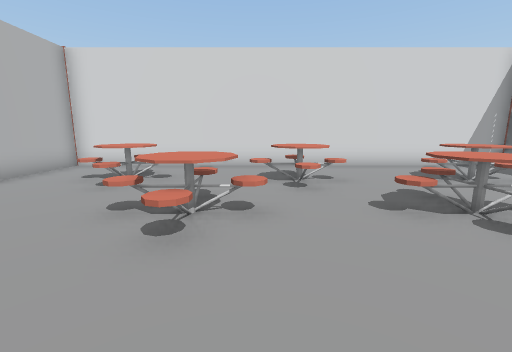
view 1 (above)

19 first-person views from a walk through a scene from a Unity 3-D project. The camera is 1.3 m above the floor, tilts 10° down and sees 90° across. The floor is counted in squares, 1 m on a side. Each view is taken from the middle of a square. On the plan, view 1 faces up. The plan holds only what a view shows up to about 13 squares ahead; the rest is blank. The place goes on beyond the plan. The player is left out. Door leaves are left out, so doorways stand open. Some surface patterns are stand-ins.

view 2
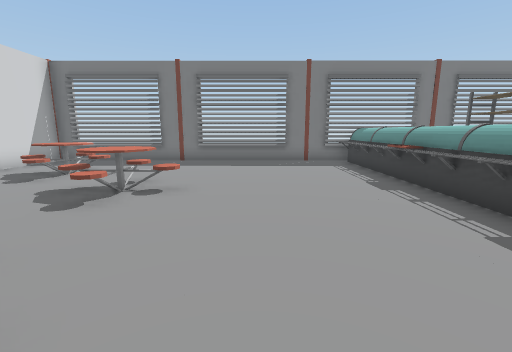

view 3
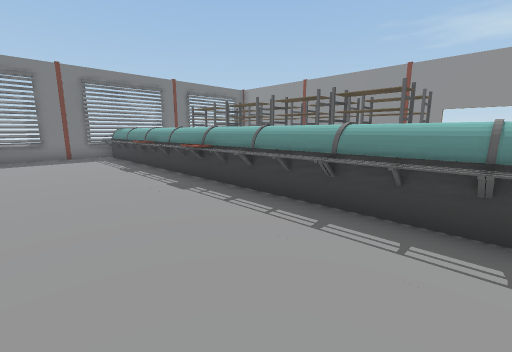

view 4
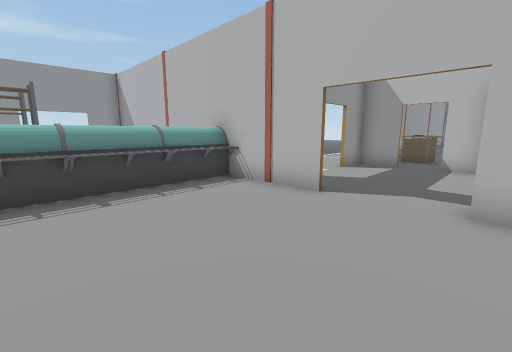

view 5
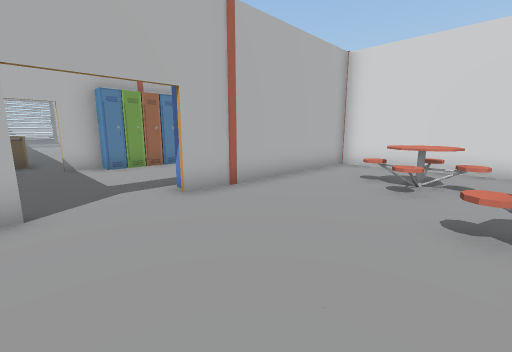

view 6
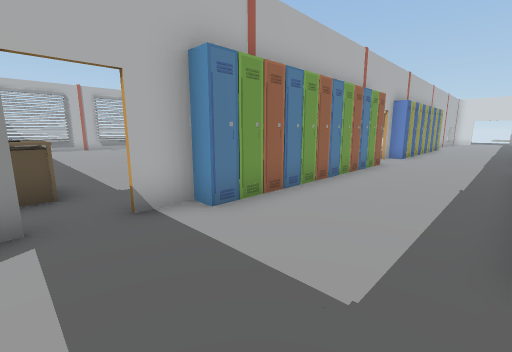

view 7
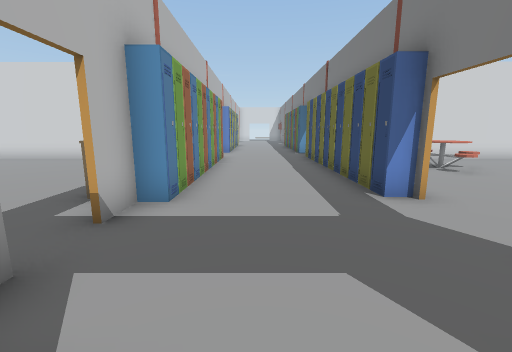

view 8
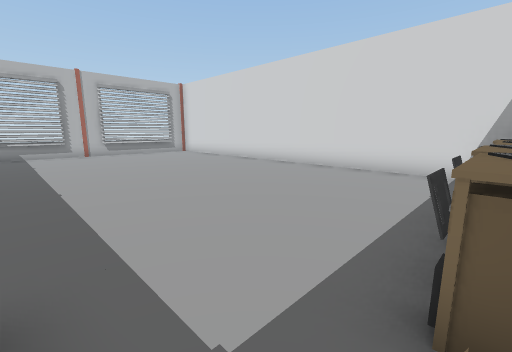

view 9
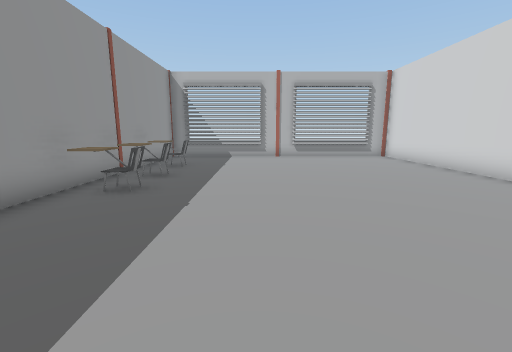

view 10
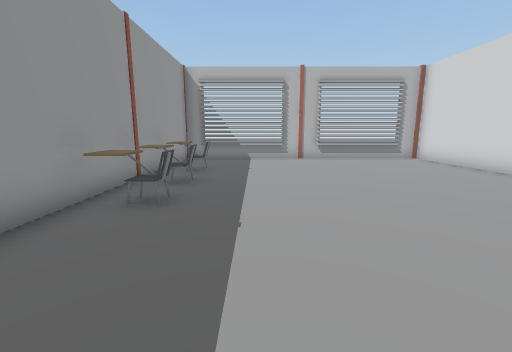

view 11
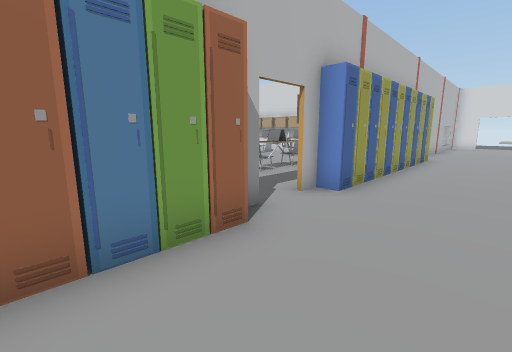

view 12
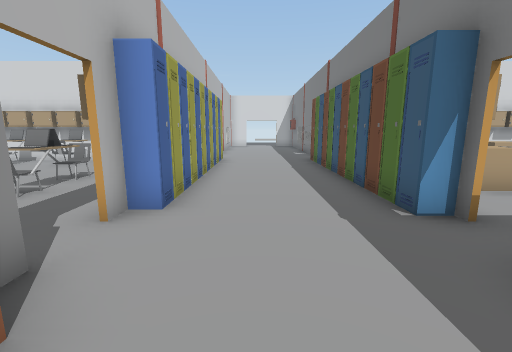

view 13
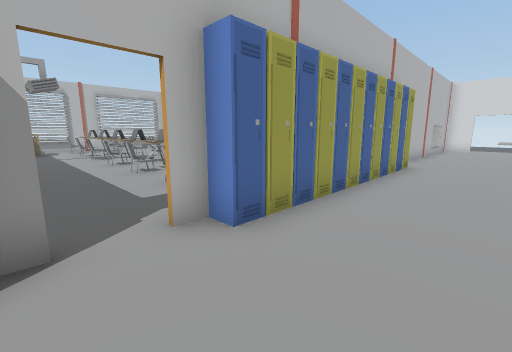

view 14
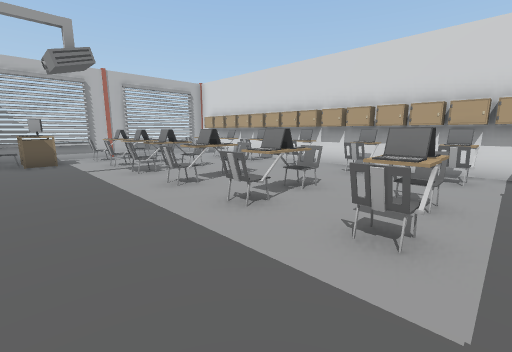

view 15
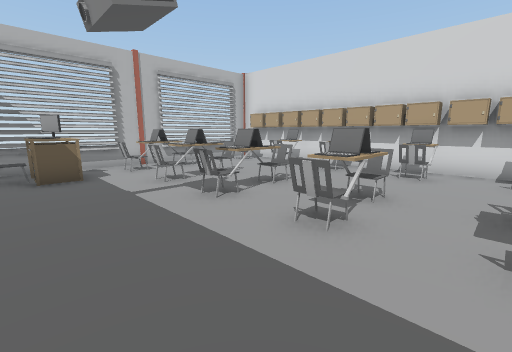

view 16
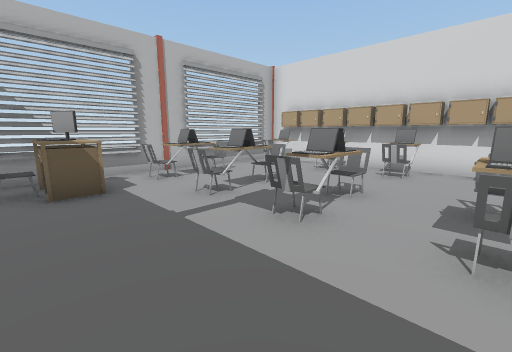

view 17
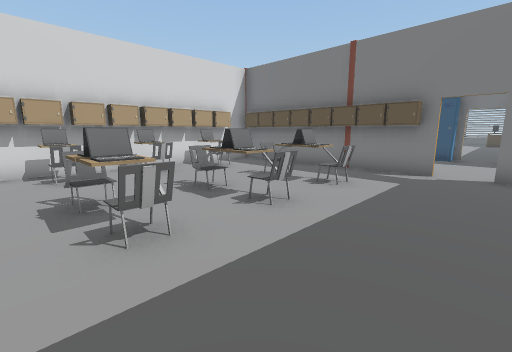

view 18
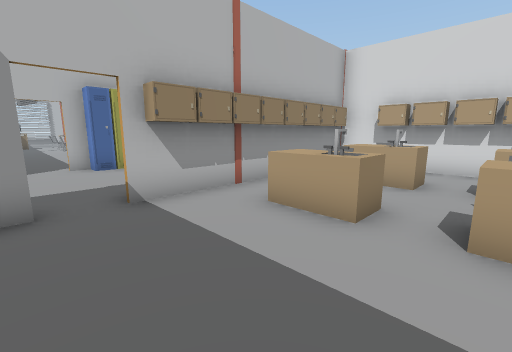

view 19
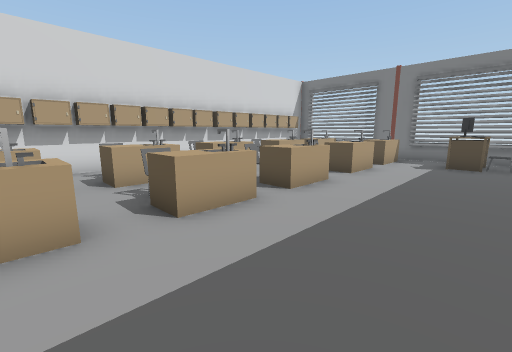

### Floor plan
Key: @ floor where view 1 was taken; # wall or solid block; . main floor; : floor 1 m higher than the main floor; D open door; T table; C chair; L laptop; M computer; O other object.
Columns run from 28 left of view 1 to 9 right of it. Each row starts with its distance up from view 1.
 22                  ....
 21 # ############ #O....  ###########
 20 #OOOOOOOOOOOOOOOO....O OOOOOOOOOOOO
 19 #O.OO.C.C.CC.C.OO....O O..O  O  O
 18 #..............OO....O TT.TT TT TT TT
 17 #..............OO....O  ...
 16 #O.LC.L.O....L.OO....O.O..O  O     O #
 15 #CLC.C:CL.LL.L.OO....O.TT.TT.TT.TT.TT#
 14 #C.CC.C.C.CC.C.OO....O...............#
 13 #..............OO....O...............#
 12 #MT................................OT#
 11 #C..............#....O.............O.#
 10 ############## #O....O ############
  9 #.............. O....O...............#
  8 #..............OO....O..TT...T....T..#
  7 #..............OO....O.TTTT.TTT..TTT.#
  6 #.............. O....O..TT...T....T..#
  5 #..............OO....O.....T...TT....#
  4 #..............CO....O....TTT.TTTT...#
  3 #..............TO....O.....T...TT....#
  2 #...............#....................#
  1 #............TT......................#
  0 #..CCCCCC...  T.#....#......@........#
 -1 ###C##CC##      ##DD##...............#
 -2                 ...  #...............#
 -3                      #OOOOOOOOOOOOOOO#
 -4                      #OOOOOOOOOOOOOOO

Positions as (right, up) in squares from view 1, and headings:
1: (0, 0), facing up
2: (-2, 1), facing right
3: (-5, 1), facing down-right
4: (-2, 3), facing down-left
5: (-2, 0), facing up-left
6: (-8, 0), facing up-left
7: (-10, -2), facing up
8: (-13, 1), facing up-left
9: (-15, 3), facing left
10: (-16, 2), facing left
11: (-9, 8), facing up-left
12: (-10, 9), facing up
13: (-9, 11), facing up-left
14: (-14, 11), facing up-left
15: (-18, 11), facing up-left
16: (-20, 11), facing up-left
17: (-21, 11), facing up-right
18: (-2, 11), facing up-left
19: (-4, 11), facing up-right
